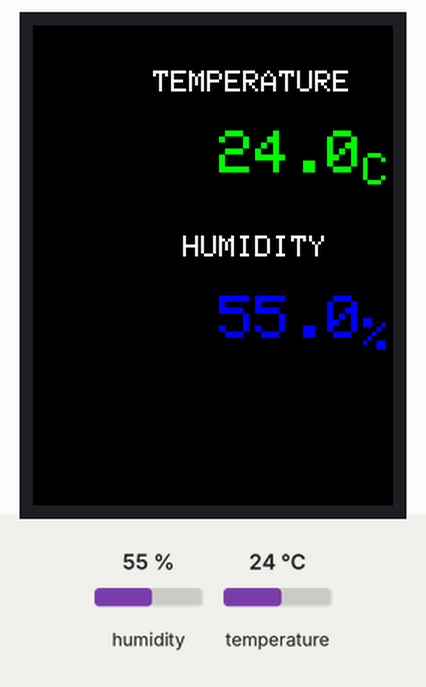
Bench run of a sketch on a simulated Arduino Uno, built with avr-gcc and run on an emulated ATmega328P. Shown: 240×320 colour display. The inputs (shaded band) are chosen by the test bench; at power-on: humidity 55 %, temperature 24 °C. What the sketch prints to the serial monitor is not drawn.

Above: at 3.4 s.
3.5 s: humidity set to 22 %
At 5.6 s:
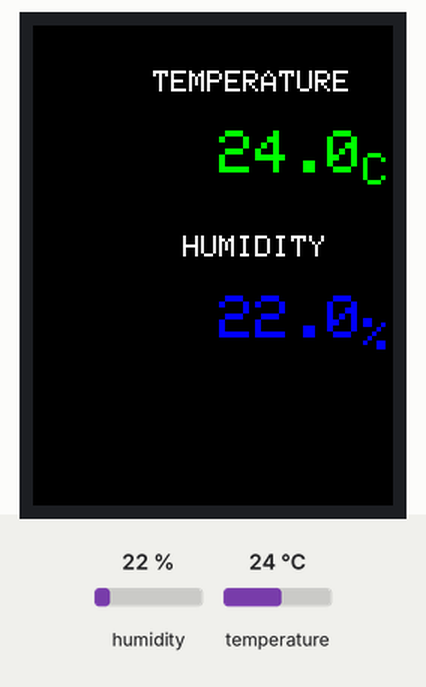
9.6 s: temperature set to 12 °C
At 12.2 s:
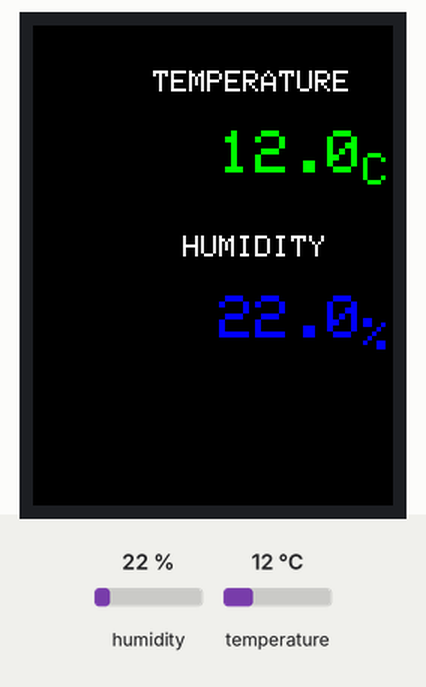
14.3 s: humidity set to 40 %
At 15.4 s:
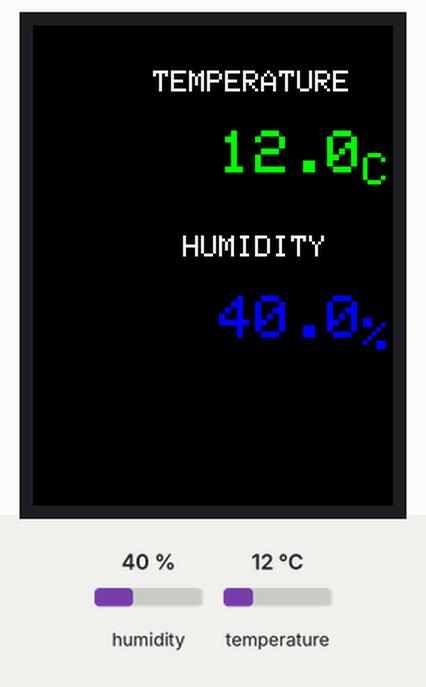
18.5 s: temperature set to 19 °C
At 19.8 s:
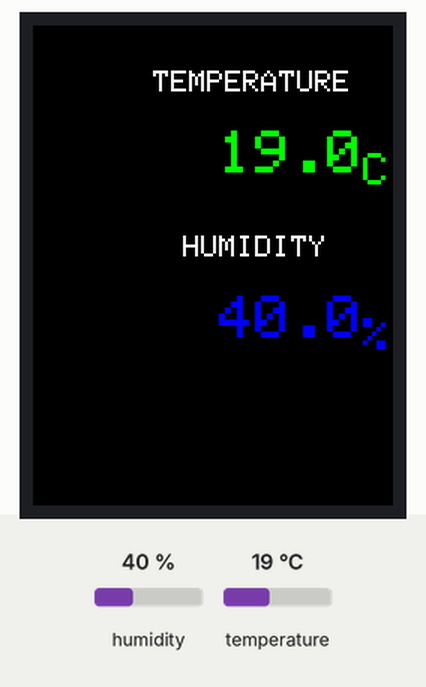
Timing chart, 0 to 21.5 s (numbered marks = the images above; inputs shaded):
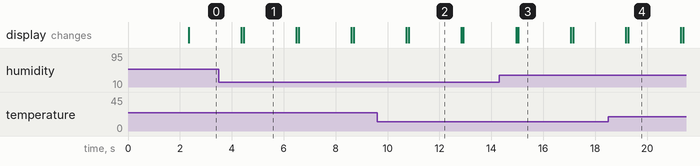

Measured:
- after the input at 3.5 s, the display: first differs from a run without the input after 0.96 s (image 1)
- after the input at 9.6 s, the display: first differs from a run without the input after 1.2 s (image 2)
- after the input at 14.3 s, the display: first differs from a run without the input after 0.74 s (image 3)
- after the input at 18.5 s, the display: first differs from a run without the input after 0.78 s (image 4)
- what the display in image 1 shows lasts 2.0 s, from 4.5 s to 6.5 s

The sketch:

main.ino
```cpp
#include <LCDWIKI_GUI.h>
#include <LCDWIKI_KBV.h>
#include <DHT.h>

LCDWIKI_KBV mylcd(ILI9341,A3,A2,A1,A0,A4);

#define BLACK 0x0000
#define GREEN 0x07E0
#define RED 0xF800
#define BLUE 0x001F
#define WHITE 0xFFFF

#define DHT_PIN 15
#define DHT_TYPE DHT11

#define DELAY 2000

DHT dht(DHT_PIN, DHT_TYPE);

void setup()
{
    Serial.begin(9600);
    mylcd.Init_LCD();
    Serial.println(mylcd.Read_ID(), HEX);
    mylcd.Fill_Screen(BLACK);
    mylcd.Set_Text_Mode(0);


    mylcd.Set_Rotation(0);
    uint8_t madctl = 0xA8;
    mylcd.Push_Command(0x36, &madctl, 1);


    Serial.println("Initializing DHT...");
    dht.begin();
    delay(2000);
}

void loop(void)
{
    float humidity = dht.readHumidity();
    float temperature = dht.readTemperature();

    Serial.print("Humidity: ");
    Serial.print(humidity);
    Serial.print(" Temperature: ");
    Serial.println(temperature);

    if (isnan(humidity) || isnan(temperature)) {
        Serial.println("Failed to read from DHT sensor!");
        mylcd.Fill_Screen(BLACK);
        mylcd.Set_Text_Back_colour(BLACK);
        mylcd.Set_Text_colour(RED);
        mylcd.Set_Text_Size(2);
        mylcd.Print_String("DHT SENSOR ERROR", 50, 100);
        mylcd.Set_Text_Size(1);
        mylcd.Print_String("Check wiring/pull-up resistor", 30, 130);
    } else {
        mylcd.Fill_Screen(BLACK);
        mylcd.Set_Text_Back_colour(BLACK);

        mylcd.Set_Text_colour(WHITE);
        mylcd.Set_Text_Size(2);
        mylcd.Print_String("TEMPERATURE", 80, 30);

        mylcd.Set_Text_colour(GREEN);
        mylcd.Set_Text_Size(4);

        char tempStr[10];
        dtostrf(temperature, 5, 1, tempStr);
        mylcd.Print_String(tempStr, 100, 70);
        mylcd.Set_Text_Size(3);
        mylcd.Print_String("C", 220, 85);

        mylcd.Set_Text_colour(WHITE);
        mylcd.Set_Text_Size(2);
        mylcd.Print_String("HUMIDITY", 100, 140);

        mylcd.Set_Text_colour(BLUE);
        mylcd.Set_Text_Size(4);

        char humidStr[10];
        dtostrf(humidity, 5, 1, humidStr);
        mylcd.Print_String(humidStr, 100, 180);
        mylcd.Set_Text_Size(3);
        mylcd.Print_String("%", 220, 195);
    }

    delay(DELAY);
}
```
